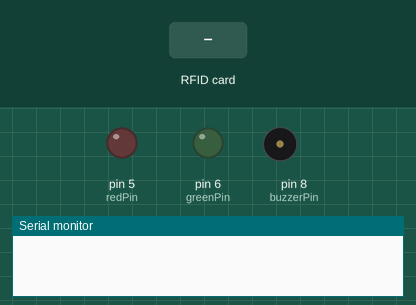
Recording of a sketch running on a simulated Arduino Uno, built with avr-gcc and run on an emulated ATmega328P. Shown: output pins drawn as LEDs (lit = HIGH), buzzer (waves = sounding), the last lines printed to the serial monitor. The inputs (shaded band) are chosen by the test bench. The local clock reads 2024-03-15 10:24:30 at power-on unless the sketch sets it; pins used as bus, display or sensor lines are not drawn.

Above: at 1.2 s.
1.3 s: RFID card DE AD BE EF held to the reader
At 1.45 s:
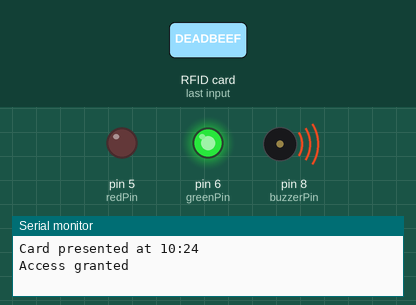
3.1 s: RFID card 5E 7A 19 C4 held to the reader
At 3.5 s:
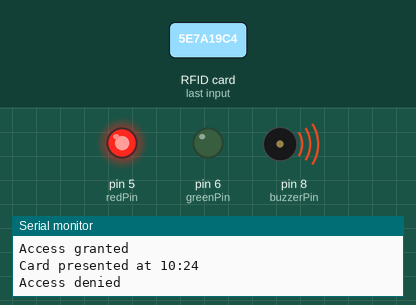
Timing chart, 0 to 6.1 s (numbered marks = the images above; inputs shaded):
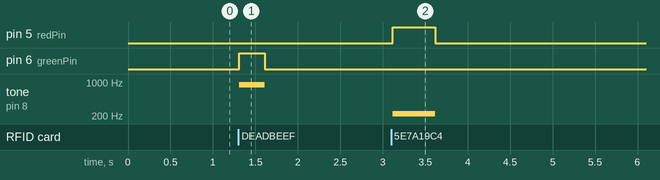

The sketch:

time-lock.ino
```cpp
// Module 7 — Time Locks and Keys: the time lock.
// RTC: VCC -> 5V, GND -> GND, SDA -> A4, SCL -> A5.
// RC522: SS -> pin 10, RST -> pin 9, MOSI -> pin 11, MISO -> pin 12,
// SCK -> pin 13, VCC -> 3.3V, GND -> GND.
// Green LED -> pin 6, red LED -> pin 5 (each via 220 ohm to GND).
// Passive buzzer -> pin 8.
// Access is granted only when the card UID matches AND the hour
// is between 9 and 17. Replace ALLOWED_UID with the UID your own
// card printed in the rfid-reader sketch.
#include <Wire.h>
#include <RTClib.h>
#include <SPI.h>
#include <MFRC522.h>

#define SS_PIN 10
#define RST_PIN 9
RTC_DS1307 rtc;
MFRC522 rfid(SS_PIN, RST_PIN);

const int greenPin = 6;
const int redPin = 5;
const int buzzerPin = 8;
// Example placeholder UID — replace with your card's UID.
byte allowedUid[4] = {0xDE, 0xAD, 0xBE, 0xEF};

bool uidMatches() {
  if (rfid.uid.size != 4) return false;
  for (byte i = 0; i < 4; i++) {
    if (rfid.uid.uidByte[i] != allowedUid[i]) return false;
  }
  return true;
}

void grant() {
  digitalWrite(greenPin, HIGH);
  tone(buzzerPin, 880);
  delay(300);
  noTone(buzzerPin);
  digitalWrite(greenPin, LOW);
}

void deny() {
  digitalWrite(redPin, HIGH);
  tone(buzzerPin, 220);
  delay(500);
  noTone(buzzerPin);
  digitalWrite(redPin, LOW);
}

void setup() {
  Serial.begin(9600);
  SPI.begin();
  rfid.PCD_Init();
  rtc.begin();
  pinMode(greenPin, OUTPUT);
  pinMode(redPin, OUTPUT);
}

void loop() {
  if (!rfid.PICC_IsNewCardPresent() || !rfid.PICC_ReadCardSerial()) {
    return;
  }
  DateTime now = rtc.now();
  Serial.print("Card presented at ");
  Serial.print(now.hour());
  Serial.print(':');
  Serial.println(now.minute());
  bool ok = uidMatches() && now.hour() >= 9 && now.hour() < 17;
  if (ok) {
    Serial.println("Access granted");
    grant();
  } else {
    Serial.println("Access denied");
    deny();
  }
  rfid.PICC_HaltA();
  delay(500);
}
```

Measured:
- after the input at 1.3 s, pin 6 (greenPin): LOW → HIGH at once, → LOW 0.30 s later; tone on pin 8 (buzzerPin): silent → 880 Hz at once, → silent 0.30 s later
- after the input at 3.1 s, pin 5 (redPin): LOW → HIGH at once, → LOW 0.50 s later; tone on pin 8 (buzzerPin): silent → 220 Hz at once, → silent 0.50 s later
